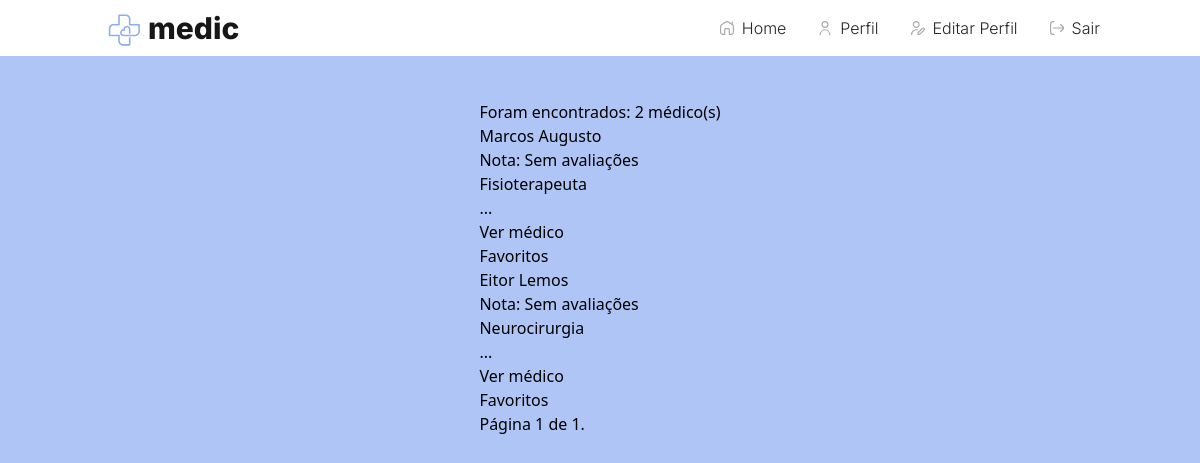
The page /medic/ (signed in) on the database its author committed.
### medicSearch/models/profile.py (models this page shows, shortened)
class Profile(models.Model):
    user = models.OneToOneField(User, on_delete=models.CASCADE)
    role = models.IntegerField(choices=ROLE_CHOICE, default=3)
    birthday = models.DateField(default=None, null=True, blank=True)
    created_at = models.DateTimeField(auto_now_add=True)
    updated_at = models.DateTimeField(auto_now=True)
    token = models.CharField(max_length=255, null=True, blank=True)
    image = models.ImageField(null=True, blank=True)
    favorites = models.ManyToManyField(User, null=True, blank=True, related_name='favorites')
    specialties = models.ManyToManyField(speciality, null=True, blank=True, related_name='specialties')
    addresses = models.ManyToManyField(address, null=True, blank=True, related_name='addresses')
    def show_scoring_average(self):
        from .rating import rating
        try:
            ratings = rating.objects.filter(user_rated=self.user).aggregate(Sum('value'),
                                                                            Count('user'))
            if ratings['user__count'] > 0:
                scoring_average = ratings['value__sum'] / ratings['user__count']
                scoring_average = round(scoring_average, 2)
                return scoring_average
            return 'Sem avaliações'
        except:
            return 'Sem avaliações'

### medicSearch/models/speciality.py (models this page shows)
class speciality(models.Model):
    name = models.CharField(null=False, max_length=100)
    status = models.BooleanField(default=True)
    created_at = models.DateTimeField(auto_now_add=True)
    updated_at = models.DateTimeField(auto_now=True)
    def __str__(self):
        return '{}'.format(self.name)

### medicSearch/views/medicView.py (the view)
def list_medics_view(request):
    name = request.GET.get('name')
    speciality = request.GET.get('speciality')
    neighborhood = request.GET.get('neighborhood')
    city = request.GET.get('city')
    state = request.GET.get('state')
    medics = Profile.objects.filter(role=2)
    if name is not None and name != '':
        medics = medics.filter(Q(user__first_name__contains=name) |
                               Q(user__username__contains=name))
    if speciality is not None:
        medics = medics.filter(specialties__id=speciality)
    if neighborhood is not None:
        medics = medics.filter(addresses__neighborhood__id=neighborhood)
    if city is not None:
        medics = medics.filter(addresses__neighborhood__city__id=city)
    if state is not None:
        medics = medics.filter(addresses__neighborhood__city__state__id=state)
    if len(medics) > 0:
        paginator = Paginator(medics, 8)
        page = request.GET.get('page')
        medics = paginator.get_page(page)
    get_copy = request.GET.copy()
    paramenters = get_copy.pop('page', True) and get_copy.urlencode()
    context = {
        'medics' : medics,
        'paramenters': paramenters
    }
    return render(request, template_name='medics/medics.html', context=context, status=200)

### medicSearch/templates/medics/medics.html (shortened to what this page needs)
{% extends 'base.html' %}
{% load static %}
{% block content %}
<div>
    <div>
        <div> Foram encontrados: {{ medics | length }} médico(s) </div>
        <div>
        {% for medic in medics %}
            <div>
                <div>
                    <div>
                        <h5>{{medic.user.get_full_name}}</h5>
                        <h6> Nota: {{medic.show_scoring_average}}
                            </h6>
                        <ul>
                            {% for speciality in medic.specialties.all %}
                            <li> {{speciality}} </li>
                            {% endfor %}
                        </ul>
                        <div title= {{medic.addresses.first.address}}
                            alt= {{medic.addresses.first.address}}{{medic.addresses.first.address
                                                | default: 'Nenhum endereço.' | slice:':15'}}>...
                        </div>
                    <a href={% url 'profile' medic.user.id %}> Ver médico </a>
                {% if user.is_authenticated %}
                <form method='POST' action='/medic/favorite'>
                    <button type='submit' class='btn btn-danger btn-card'> Favoritos </button>
                </form>
                {% endif %}
                    </div>
                </div>
            </div>
        {% endfor %}
        </div>
        <div>
            <nav aria-label='Page navigation'>
                <ul>
                        <li><a href='#'> Página {{ medics.number }} de {{ medics.paginator.num_pages }}.</a></li>
                </ul>
            </nav>
        </div>
    </div>
</div>
{% endblock  %}

### rows shown on the page
Profile: user.get_full_name "Marcos Augusto", show_scoring_average "Sem avaliações"
speciality: name "Fisioterapeuta"
Profile: user.get_full_name "Eitor Lemos", show_scoring_average "Sem avaliações"
speciality: name "Neurocirurgia"

### other values the page prints
{{ medics | length }} "2"
{{ medics.number }} "1"
{{ medics.paginator.num_pages }} "1"
